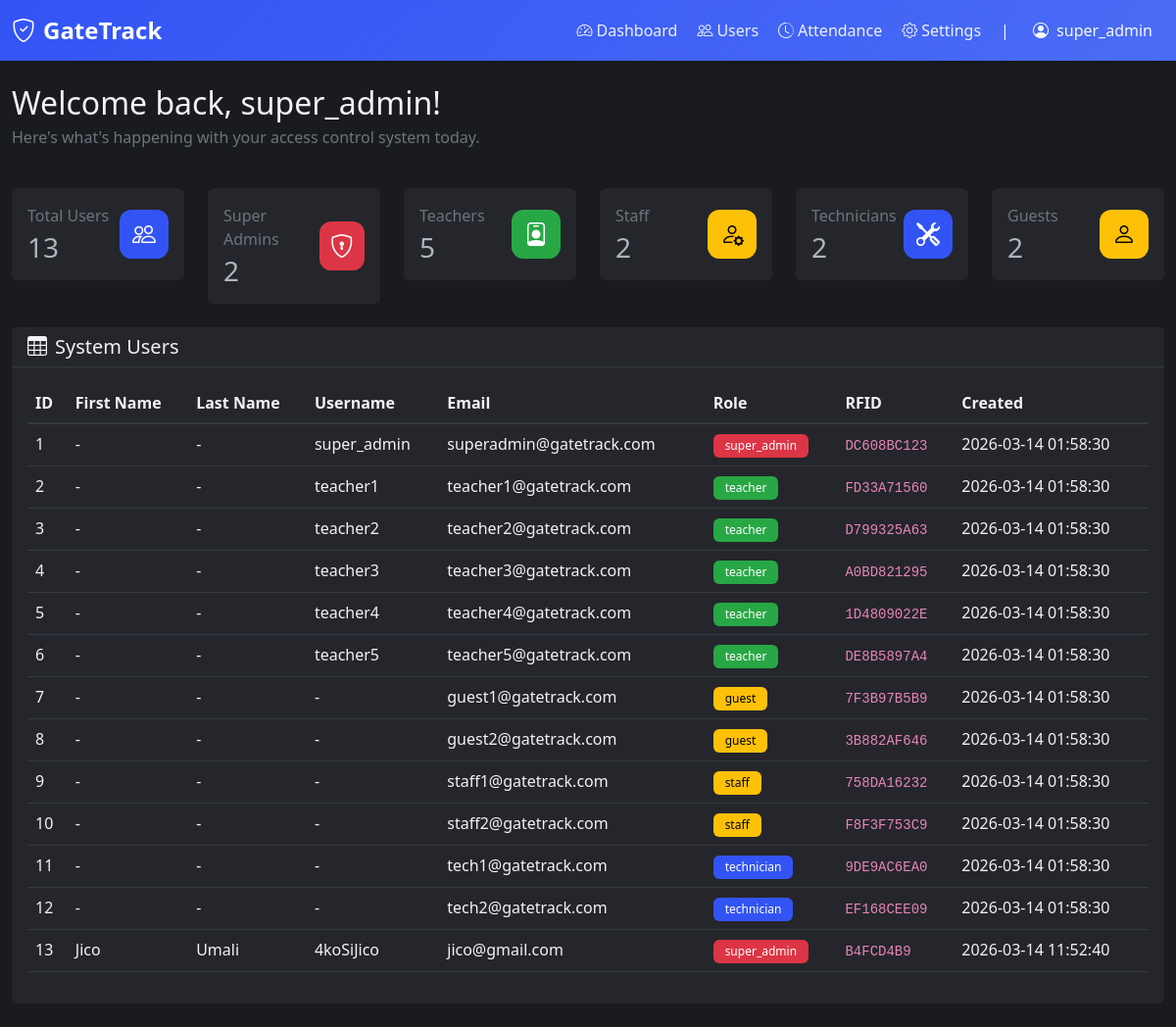
The page /dashboard (signed in) on the database as committed earlier.
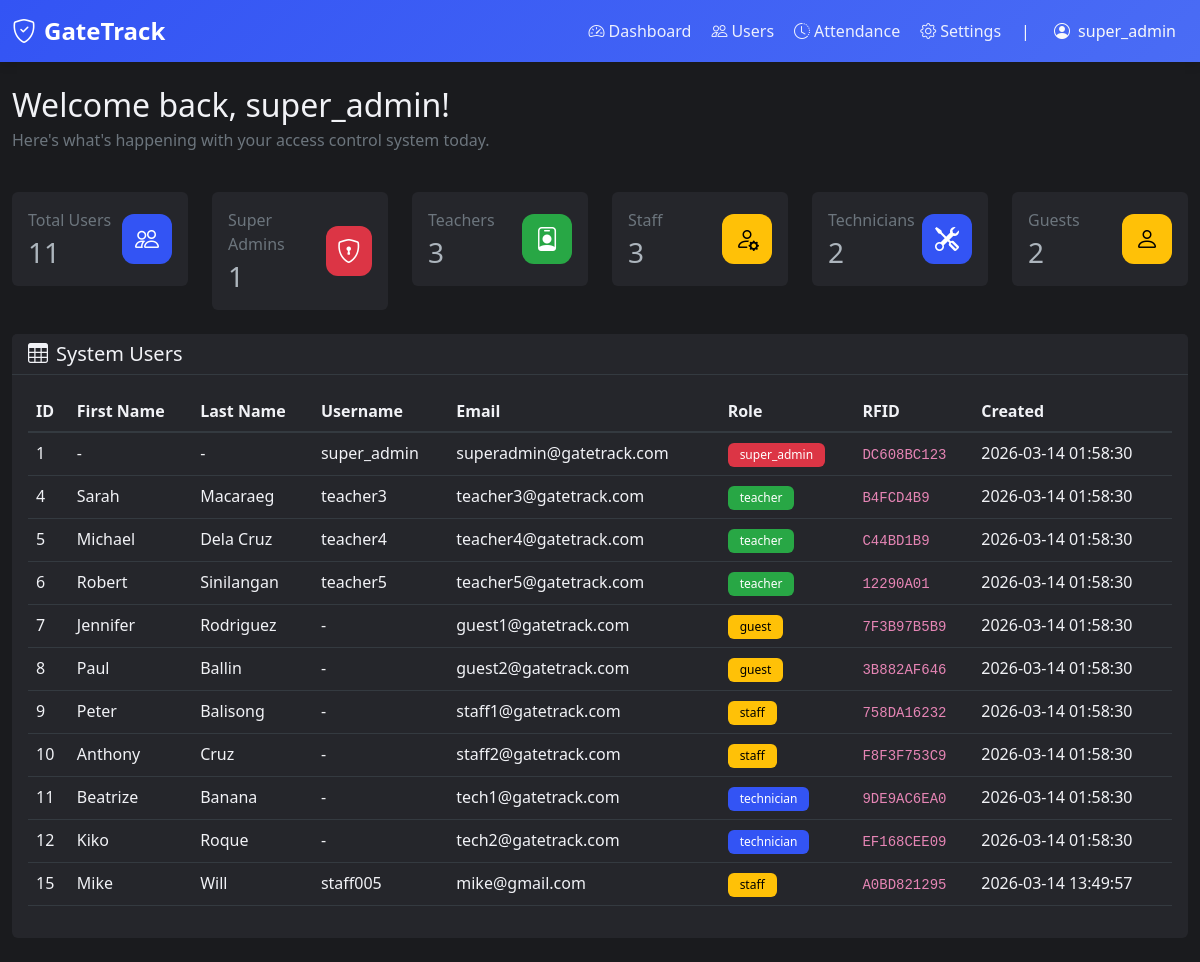
The same page on the database as committed later.
### tables this page shows
CREATE TABLE "users" (id INTEGER NOT NULL, username VARCHAR(80), email VARCHAR(120) NOT NULL, password VARCHAR(200), contact VARCHAR(20), gender VARCHAR(10), role VARCHAR(20) NOT NULL, created_at DATETIME, rfid TEXT, first_name VARCHAR(50), last_name VARCHAR(50), PRIMARY KEY (id), UNIQUE (email));

### app.py (the view)
@app.route('/dashboard')
@login_required
def dashboard():
    user_count = get_user_count_by_role()
    super_admin_count = get_user_count_by_role('super_admin')
    teacher_count = get_user_count_by_role('teacher')
    staff_count = get_user_count_by_role('staff')
    technician_count = get_user_count_by_role('technician')
    guest_count = get_user_count_by_role('guest')
    users = get_all_users()
    return render_template(
        'dashboard.html',
        user_count=user_count,
        super_admin_count=super_admin_count,
        teacher_count=teacher_count,
        staff_count=staff_count,
        technician_count=technician_count,
        guest_count=guest_count,
        users=users
    )

### app.py (called while the page is built)
def get_connection():
    conn = sqlite3.connect(DB_PATH)
    conn.row_factory = sqlite3.Row
    return conn

def get_all_users():
    conn = get_connection()
    cursor = conn.cursor()
    cursor.execute('SELECT * FROM users ORDER BY id')
    users = cursor.fetchall()
    conn.close()
    return users

def get_user_count_by_role(role=None):
    conn = get_connection()
    cursor = conn.cursor()
    if role:
        cursor.execute('SELECT COUNT(*) FROM users WHERE role = ?', (role,))
    else:
        cursor.execute('SELECT COUNT(*) FROM users')
    count = cursor.fetchone()[0]
    conn.close()
    return count

def login_required(f):
    @wraps(f)
    def decorated_function(*args, **kwargs):
        if 'user_id' not in session:
            flash('Please log in to access this page.', 'error')
            return redirect(url_for('login'))
        return f(*args, **kwargs)
    return decorated_function

### templates/dashboard.html (shortened to what this page needs)
{% extends "nav.html" %} {% block title %}Dashboard - GateTrack{% endblock %}  {% block content %}
<div class="row mb-4">
  <div class="col-12">
    <h2 class="mb-1">
      Welcome back, {{ session.get('username') or session.get('email') }}!
    </h2>
    <p class="text-secondary">
      Here's what's happening with your access control system today.
    </p>
  </div>
</div>
<div class="row mb-4">
  <div class="col-6 col-md-2">
    <div class="card stats-card">
      <div class="card-body">
        <div class="d-flex justify-content-between align-items-center">
          <div>
            <p class="text-secondary mb-1">Total Users</p>
            <h3 class="mb-0">{{ user_count }}</h3>
          </div>
          <div class="stats-icon bg-primary">
            <i class="bi bi-people fs-4"></i>
          </div>
        </div>
      </div>
    </div>
  </div>
  <div class="col-6 col-md-2">
    <div class="card stats-card">
      <div class="card-body">
        <div class="d-flex justify-content-between align-items-center">
          <div>
            <p class="text-secondary mb-1">Super Admins</p>
            <h3 class="mb-0">{{ super_admin_count }}</h3>
          </div>
          <div class="stats-icon bg-danger">
            <i class="bi bi-shield-lock fs-4"></i>
          </div>
        </div>
      </div>
    </div>
  </div>
  <div class="col-6 col-md-2">
    <div class="card stats-card">
      <div class="card-body">
        <div class="d-flex justify-content-between align-items-center">
          <div>
            <p class="text-secondary mb-1">Teachers</p>
            <h3 class="mb-0">{{ teacher_count }}</h3>
          </div>
          <div class="stats-icon bg-success">
            <i class="bi bi-person-badge fs-4"></i>
          </div>
        </div>
      </div>
    </div>
  </div>
  <div class="col-6 col-md-2">
    <div class="card stats-card">
      <div class="card-body">
        <div class="d-flex justify-content-between align-items-center">
          <div>
            <p class="text-secondary mb-1">Staff</p>
            <h3 class="mb-0">{{ staff_count }}</h3>
          </div>
          <div class="stats-icon bg-warning">
            <i class="bi bi-person-gear fs-4"></i>
          </div>
        </div>
      </div>
    </div>
  </div>
  <div class="col-6 col-md-2">
    <div class="card stats-card">
      <div class="card-body">
        <div class="d-flex justify-content-between align-items-center">
          <div>
            <p class="text-secondary mb-1">Technicians</p>
            <h3 class="mb-0">{{ technician_count }}</h3>
          </div>
          <div class="stats-icon bg-primary">
            <i class="bi bi-tools fs-4"></i>
          </div>
        </div>
      </div>
    </div>
  </div>
  <div class="col-6 col-md-2">
    <div class="card stats-card">
      <div class="card-body">
        <div class="d-flex justify-content-between align-items-center">
          <div>
            <p class="text-secondary mb-1">Guests</p>
            <h3 class="mb-0">{{ guest_count }}</h3>
          </div>
          <div class="stats-icon bg-warning">
            <i class="bi bi-person fs-4"></i>
          </div>
        </div>
      </div>
    </div>
  </div>
</div>
<div class="row">
  <div class="col-12">
    <div class="card">
      <div
        class="card-header d-flex justify-content-between align-items-center"
      >
        <h5 class="mb-0"><i class="bi bi-table me-2"></i>System Users</h5>
      </div>
      <div class="card-body">
        <div class="table-responsive">
          <table class="table table-hover">
            <thead>
              <tr>
                <th>ID</th>
                <th>First Name</th>
                <th>Last Name</th>
                <th>Username</th>
                <th>Email</th>
                <th>Role</th>
                <th>RFID</th>
                <th>Created</th>
              </tr>
            </thead>
            <tbody>
              {% for user in users %}
              <tr>
                <td>{{ user.id }}</td>
                <td>{{ user.first_name or '-' }}</td>
                <td>{{ user.last_name or '-' }}</td>
                <td>{{ user.username or '-' }}</td>
                <td>{{ user.email }}</td>
                <td>
                  {% if user.role == 'super_admin' %}
                  <span class="badge bg-danger">{{ user.role }}</span>
                  {% elif user.role == 'teacher' %}
                  <span class="badge bg-success">{{ user.role }}</span>
                  {% elif user.role == 'staff' %}
                  <span class="badge bg-warning text-dark"
                    >{{ user.role }}</span
                  >
                  {% elif user.role == 'technician' %}
                  <span class="badge bg-primary">{{ user.role }}</span>
                  {% else %}
                  <span class="badge bg-warning text-dark"
                    >{{ user.role }}</span
                  >
                  {% endif %}
                </td>
                <td><code>{{ user.rfid or 'N/A' }}</code></td>
                <td>{{ user.created_at }}</td>
              </tr>
              {% endfor %}
            </tbody>
          </table>
        </div>
      </div>
    </div>
  </div>
</div>
{% endblock %}

### templates/nav.html (shortened to what this page needs)
<!doctype html>
<html lang="en" data-bs-theme="dark">
  <head>
    <link
      href="{{ url_for('static', filename='bootstrap/5.3.0/css/bootstrap.min.css') }}"
      rel="stylesheet"
    />
    <link
      rel="stylesheet"
      href="{{ url_for('static', filename='css/style.css') }}"
    />
    <link
      rel="stylesheet"
      href="{{ url_for('static', filename='bootstrap-icons/1.11.0/font/bootstrap-icons.css') }}"
    />
  </head>
  <body>
    <nav class="navbar sticky-top navbar-expand-lg navbar-dark">
      <div class="container-fluid">
        <a class="navbar-brand" href="{{ url_for('dashboard') }}">
          <i class="bi bi-shield-check me-2"></i>GateTrack
        </a>
        <div class="collapse navbar-collapse" id="navbarNav">
          <div class="navbar-nav ms-auto">
            <div class="nav-group">
              <ul class="navbar-nav">
                <li class="nav-item">
                  <a
                    class="nav-link{% if request.endpoint == 'dashboard' %} active{% endif %}"
                    href="{{ url_for('dashboard') }}"
                  >
                    <i class="bi bi-speedometer2 me-1"></i>Dashboard
                  </a>
                </li>
                {% if session.get('role') in ['super_admin', 'teacher'] %}
                <li class="nav-item">
                  <a
                    class="nav-link{% if request.endpoint == 'users' %} active{% endif %}"
                    href="{{ url_for('users') }}"
                  >
                    <i class="bi bi-people me-1"></i>Users
                  </a>
                </li>
                <li class="nav-item">
                  <a
                    class="nav-link{% if request.endpoint == 'attendance' %} active{% endif %}"
                    href="{{ url_for('attendance') }}"
                  >
                    <i class="bi bi-clock-history me-1"></i>Attendance
                  </a>
                </li>
                {% endif %} {% if session.get('role') == 'super_admin' %}
                <li class="nav-item">
                  <a class="nav-link" href="#">
                    <i class="bi bi-gear me-1"></i>Settings
                  </a>
                </li>
                {% endif %}
              </ul>
              <span class="text-light mx-1">|</span>
              <div class="dropdown">
                <button
                  class="btn btn-outline-light dropdown-toggle"
                  type="button"
                  data-bs-toggle="dropdown"
                >
                  <i class="bi bi-person-circle me-1"></i>
                  {{ session.get('username') or session.get('email') }}
                </button>
              </div>
            </div>
          </div>
        </div>
      </div>
    </nav>
    <div class="container-fluid py-4">{% block content %}{% endblock %}</div>
  </body>
</html>

### static/css/style.css (style rules this page uses)
[data-bs-theme="dark"] { --bg-primary: #1a1b1e; --bg-secondary: #25262b; --text-primary: #f1f2f6; --text-secondary: #adb5bd; --primary: #3354f4; --primary-hover: #4a6cf5; --border-color: #343a40; --card-shadow: 0 2px 10px rgba(0, 0, 0, 0.3); }
body { background-color: var(--bg-primary); color: var(--text-primary); font-family: "Segoe UI", Tahoma, Geneva, Verdana, sans-serif; min-height: 100vh; transition: background-color 0.3s ease, color 0.3s ease; }
.card { background-color: var(--bg-secondary); border: 1px solid var(--border-color); box-shadow: var(--card-shadow); transition: background-color 0.3s ease, border-color 0.3s ease; }
.card-header { background-color: var(--bg-secondary); border-bottom: 1px solid var(--border-color); color: var(--text-primary); }
.table { color: var(--text-primary); }
.table thead th { background-color: var(--bg-primary); border-bottom: 2px solid var(--border-color); color: var(--text-primary); font-weight: 600; }
.table tbody tr { border-bottom: 1px solid var(--border-color); transition: background-color 0.2s ease; }
.navbar { background: linear-gradient( 135deg, var(--primary) 0%, #4a6cf5 100% ) !important; box-shadow: 0 2px 10px rgba(0, 0, 0, 0.15); }
.navbar-brand { font-weight: 700; font-size: 1.5rem; }
.nav-link { color: rgba(255, 255, 255, 0.9) !important; transition: color 0.3s ease; }
.stats-card { background-color: var(--bg-secondary); border: 1px solid var(--border-color); box-shadow: var(--card-shadow); }
.badge { padding: 6px 12px; font-weight: 500; border-radius: 6px; }

### templates/nav.html (style rules this page uses)
.dropdown-toggle { border: none !important; box-shadow: none !important; background: transparent !important; }
.dropdown-toggle::after { display: none; }
.nav-group { display: flex; align-items: center; gap: 0.5rem; }
.nav-group .navbar-nav { gap: 0.25rem; }
.card { border: none !important; box-shadow: none !important; }
.table thead th, .table tbody tr, .table tbody td { background-color: transparent !important; color: inherit !important; }

### templates/dashboard.html (style rules this page uses)
.stats-icon { width: 50px; height: 50px; border-radius: 12px; display: flex; align-items: center; justify-content: center; color: white; }
.bg-primary { background-color: #3354f4 !important; }
.bg-success { background-color: #28a745 !important; }
.bg-warning { background-color: #ffc107 !important; color: #000 !important; }
.bg-danger { background-color: #dc3545 !important; }

Rows that differ between the two databases and show on the page:
removed users: id "2", first_name "-", last_name "-", username "teacher1", email "teacher1@gatetrack.com", role "teacher", rfid "FD33A71560", created_at "2026-03-14 01:58:30"
removed users: id "3", first_name "-", last_name "-", username "teacher2", email "teacher2@gatetrack.com", role "teacher", rfid "D799325A63", created_at "2026-03-14 01:58:30"
removed users: id "13", first_name "Jico", last_name "Umali", username "4koSiJico", email "jico@gmail.com", role "super_admin", rfid "B4FCD4B9", created_at "2026-03-14 11:52:40"
changed users "teacher3": first_name "-" → "Sarah"; last_name "-" → "Macaraeg"; rfid "A0BD821295" → "B4FCD4B9"
changed users "teacher4": first_name "-" → "Michael"; last_name "-" → "Dela Cruz"; rfid "1D4809022E" → "C44BD1B9"
changed users "teacher5": first_name "-" → "Robert"; last_name "-" → "Sinilangan"; rfid "DE8B5897A4" → "12290A01"
changed users "guest1@gatetrack.com": first_name "-" → "Jennifer"; last_name "-" → "Rodriguez"
changed users "guest2@gatetrack.com": first_name "-" → "Paul"; last_name "-" → "Ballin"
changed users "staff1@gatetrack.com": first_name "-" → "Peter"; last_name "-" → "Balisong"
changed users "staff2@gatetrack.com": first_name "-" → "Anthony"; last_name "-" → "Cruz"
changed users "tech1@gatetrack.com": first_name "-" → "Beatrize"; last_name "-" → "Banana"
changed users "tech2@gatetrack.com": first_name "-" → "Kiko"; last_name "-" → "Roque"
added users: id "15", first_name "Mike", last_name "Will", username "staff005", email "mike@gmail.com", role "staff", rfid "A0BD821295", created_at "2026-03-14 13:49:57"
Other text that changed with them:
{{ user_count }}: "13" → "11"
{{ super_admin_count }}: "2" → "1"
{{ teacher_count }}: "5" → "3"
{{ staff_count }}: "2" → "3"
